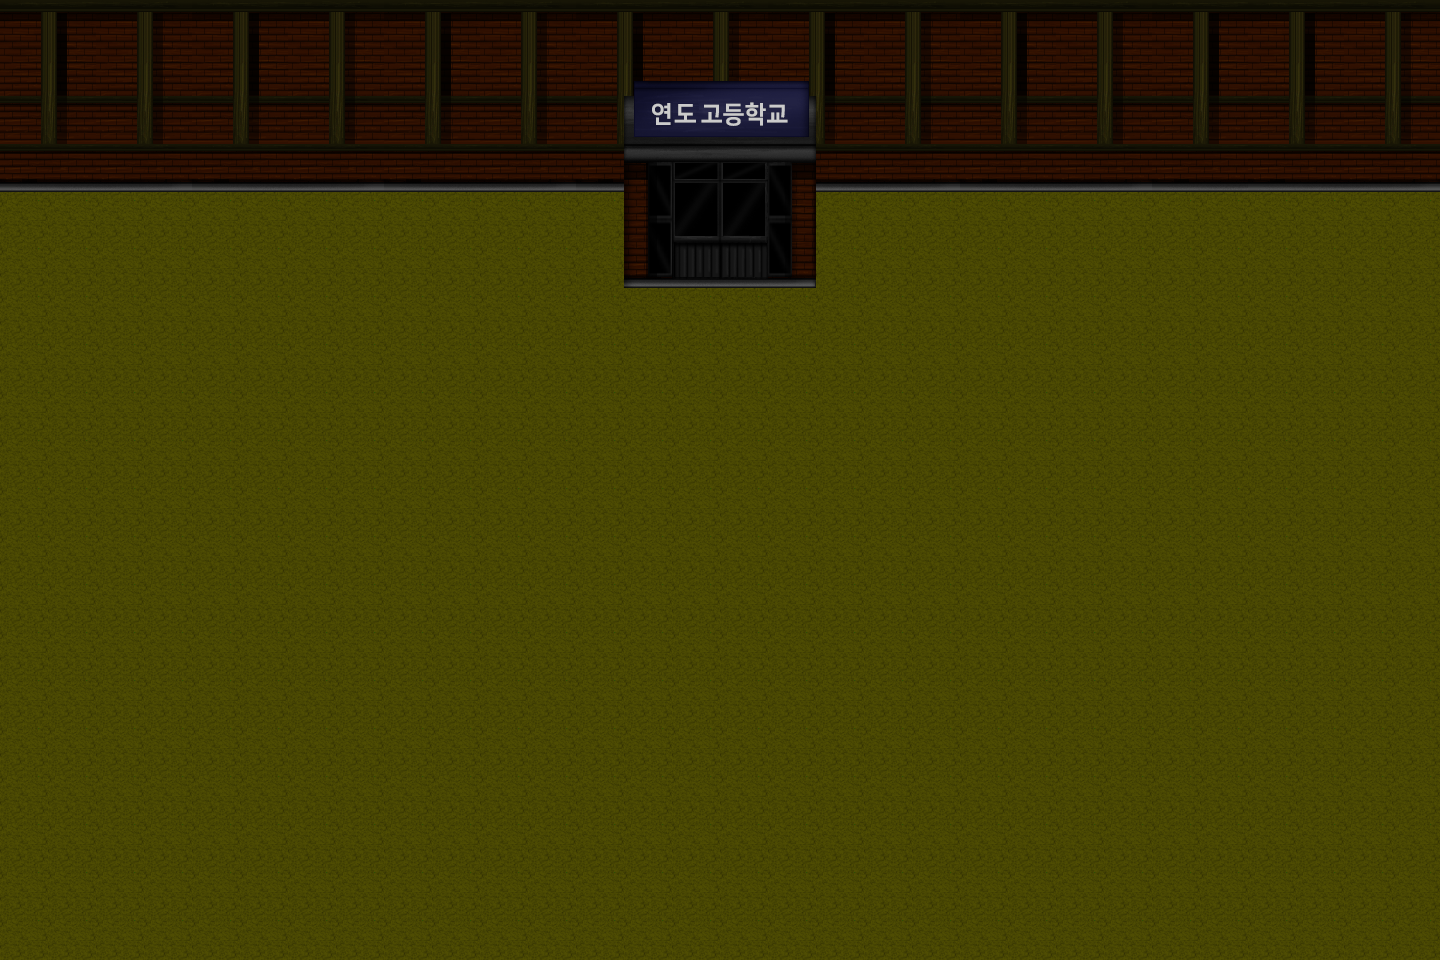

A 2D game scene composited from a Tiled map and its tileset images. What follows is a short description and the map's XML, with every tile layer's data as written:
An orthogonal 30x20 tile map with 48x48 px tiles, 4 tile layers (Background, Object3, Object, Object2), 3 tilesets and 6 objects.

<map version="1.10" tiledversion="1.10.2" orientation="orthogonal" renderorder="right-down" width="30" height="20" tilewidth="48" tileheight="48" infinite="0" nextlayerid="6" nextobjectid="20">
 <tileset firstgid="1" source="Tileset A.tsx" />
 <tileset firstgid="129" source="Tileset C.tsx" />
 <tileset firstgid="257" source="Tileset B.tsx" />
 <layer id="1" name="Background" width="30" height="20">
  <properties>
   <property name="unity:sortingOrder" value="0" />
  </properties>
  <data encoding="csv">
42,42,42,42,42,42,42,42,42,42,42,42,42,42,42,42,42,42,42,42,42,42,42,42,42,42,42,42,42,42,
42,42,42,42,42,42,42,42,42,42,42,42,42,42,42,42,42,42,42,42,42,42,42,42,42,42,42,42,42,42,
42,42,42,42,42,42,42,42,42,42,42,42,42,42,42,42,42,42,42,42,42,42,42,42,42,42,42,42,42,42,
42,42,42,42,42,42,42,42,42,42,42,42,42,42,42,42,42,42,42,42,42,42,42,42,42,42,42,42,42,42,
42,42,42,42,42,42,42,42,42,42,42,42,42,42,42,42,42,42,42,42,42,42,42,42,42,42,42,42,42,42,
42,42,42,42,42,42,42,42,42,42,42,42,42,42,42,42,42,42,42,42,42,42,42,42,42,42,42,42,42,42,
42,42,42,42,42,42,42,42,42,42,42,42,42,42,42,42,42,42,42,42,42,42,42,42,42,42,42,42,42,42,
42,42,42,42,42,42,42,42,42,42,42,42,42,42,42,42,42,42,42,42,42,42,42,42,42,42,42,42,42,42,
42,42,42,42,42,42,42,42,42,42,42,42,42,42,42,42,42,42,42,42,42,42,42,42,42,42,42,42,42,42,
42,42,42,42,42,42,42,42,42,42,42,42,42,42,42,42,42,42,42,42,42,42,42,42,42,42,42,42,42,42,
42,42,42,42,42,42,42,42,42,42,42,42,42,42,42,42,42,42,42,42,42,42,42,42,42,42,42,42,42,42,
42,42,42,42,42,42,42,42,42,42,42,42,42,42,42,42,42,42,42,42,42,42,42,42,42,42,42,42,42,42,
42,42,42,42,42,42,42,42,42,42,42,42,42,42,42,42,42,42,42,42,42,42,42,42,42,42,42,42,42,42,
42,42,42,42,42,42,42,42,42,42,42,42,42,42,42,42,42,42,42,42,42,42,42,42,42,42,42,42,42,42,
42,42,42,42,42,42,42,42,42,42,42,42,42,42,42,42,42,42,42,42,42,42,42,42,42,42,42,42,42,42,
42,42,42,42,42,42,42,42,42,42,42,42,42,42,42,42,42,42,42,42,42,42,42,42,42,42,42,42,42,42,
42,42,42,42,42,42,42,42,42,42,42,42,42,42,42,42,42,42,42,42,42,42,42,42,42,42,42,42,42,42,
42,42,42,42,42,42,42,42,42,42,42,42,42,42,42,42,42,42,42,42,42,42,42,42,42,42,42,42,42,42,
42,42,42,42,42,42,42,42,42,42,42,42,42,42,42,42,42,42,42,42,42,42,42,42,42,42,42,42,42,42,
42,42,42,42,42,42,42,42,42,42,42,42,42,42,42,42,42,42,42,42,42,42,42,42,42,42,42,42,42,42
</data>
 </layer>
 <layer id="4" name="Object3" width="30" height="20">
  <properties>
   <property name="unity:sortingOrder" value="1" />
  </properties>
  <data encoding="csv">
129,130,131,132,129,130,131,132,129,130,131,132,129,130,131,132,129,130,131,132,129,130,131,132,129,130,129,130,131,132,
137,138,139,140,137,138,139,140,137,138,139,140,137,138,139,140,137,138,139,140,137,138,139,140,137,138,137,138,139,140,
145,146,147,148,145,146,147,148,145,146,147,148,145,146,147,148,145,146,147,148,145,146,147,148,145,146,145,146,147,148,
153,154,155,156,153,154,155,156,153,154,155,156,153,154,155,156,153,154,155,156,153,154,155,156,153,154,153,154,155,156,
0,0,0,0,0,0,0,0,0,0,0,0,0,0,0,0,0,0,0,0,0,0,0,0,0,0,0,0,0,0,
0,0,0,0,0,0,0,0,0,0,0,0,0,0,0,0,0,0,0,0,0,0,0,0,0,0,0,0,0,0,
0,0,0,0,0,0,0,0,0,0,0,0,0,0,0,0,0,0,0,0,0,0,0,0,0,0,0,0,0,0,
0,0,0,0,0,0,0,0,0,0,0,0,0,0,0,0,0,0,0,0,0,0,0,0,0,0,0,0,0,0,
0,0,0,0,0,0,0,0,0,0,0,0,0,0,0,0,0,0,0,0,0,0,0,0,0,0,0,0,0,0,
0,0,0,0,0,0,0,0,0,0,0,0,0,0,0,0,0,0,0,0,0,0,0,0,0,0,0,0,0,0,
0,0,0,0,0,0,0,0,0,0,0,0,0,0,0,0,0,0,0,0,0,0,0,0,0,0,0,0,0,0,
0,0,0,0,0,0,0,0,0,0,0,0,0,0,0,0,0,0,0,0,0,0,0,0,0,0,0,0,0,0,
0,0,0,0,0,0,0,0,0,0,0,0,0,0,0,0,0,0,0,0,0,0,0,0,0,0,0,0,0,0,
0,0,0,0,0,0,0,0,0,0,0,0,0,0,0,0,0,0,0,0,0,0,0,0,0,0,0,0,0,0,
0,0,0,0,0,0,0,0,0,0,0,0,0,0,0,0,0,0,0,0,0,0,0,0,0,0,0,0,0,0,
0,0,0,0,0,0,0,0,0,0,0,0,0,0,0,0,0,0,0,0,0,0,0,0,0,0,0,0,0,0,
0,0,0,0,0,0,0,0,0,0,0,0,0,0,0,0,0,0,0,0,0,0,0,0,0,0,0,0,0,0,
0,0,0,0,0,0,0,0,0,0,0,0,0,0,0,0,0,0,0,0,0,0,0,0,0,0,0,0,0,0,
0,0,0,0,0,0,0,0,0,0,0,0,0,0,0,0,0,0,0,0,0,0,0,0,0,0,0,0,0,0,
0,0,0,0,0,0,0,0,0,0,0,0,0,0,0,0,0,0,0,0,0,0,0,0,0,0,0,0,0,0
</data>
 </layer>
 <layer id="2" name="Object" width="30" height="20">
  <properties>
   <property name="unity:sortingOrder" value="2" />
  </properties>
  <data encoding="csv">
0,0,0,0,0,0,0,0,0,0,0,0,0,0,0,0,0,0,0,0,0,0,0,0,0,0,0,0,0,0,
0,0,0,0,0,0,0,0,0,0,0,0,0,0,0,0,0,0,0,0,0,0,0,0,0,0,0,0,0,0,
0,0,0,0,0,0,0,0,0,0,0,0,0,161,162,163,164,0,0,0,0,0,0,0,0,0,0,0,0,0,
0,0,0,0,0,0,0,0,0,0,0,0,0,169,170,171,172,0,0,0,0,0,0,0,0,0,0,0,0,0,
0,0,0,0,0,0,0,0,0,0,0,0,0,177,178,179,180,0,0,0,0,0,0,0,0,0,0,0,0,0,
0,0,0,0,0,0,0,0,0,0,0,0,0,185,186,187,188,0,0,0,0,0,0,0,0,0,0,0,0,0,
0,0,0,0,0,0,0,0,0,0,0,0,0,0,0,0,0,0,0,0,0,0,0,0,0,0,0,0,0,0,
0,0,0,0,0,0,0,0,0,0,0,0,0,0,0,0,0,0,0,0,0,0,0,0,0,0,0,0,0,0,
0,0,0,0,0,0,0,0,0,0,0,0,0,0,0,0,0,0,0,0,0,0,0,0,0,0,371,0,0,0,
0,0,0,0,0,0,0,0,0,0,0,0,0,0,0,0,0,0,0,0,0,0,0,0,0,0,0,0,0,0,
0,0,0,0,0,0,0,0,0,0,0,0,0,0,0,0,0,0,372,0,0,0,0,0,0,0,0,0,0,0,
0,0,0,0,0,0,0,0,0,0,0,0,0,0,0,0,0,0,0,0,0,0,0,0,0,0,0,0,0,0,
0,0,0,0,0,0,0,0,0,0,0,0,0,0,0,0,0,0,0,0,0,0,0,0,0,0,0,0,0,0,
0,0,0,0,0,0,0,0,0,0,0,0,0,0,0,0,0,0,0,0,0,0,0,0,0,0,0,0,0,0,
0,0,0,0,0,0,0,0,0,0,0,0,0,0,0,0,0,0,0,0,0,0,0,0,0,0,0,0,0,0,
0,0,0,0,0,0,0,0,0,0,0,0,0,0,0,0,0,0,0,0,0,0,0,0,0,0,0,0,0,0,
0,0,0,0,0,0,0,0,0,0,0,0,0,0,0,0,0,0,0,0,0,0,0,0,0,0,0,0,0,0,
0,0,0,0,0,0,0,0,0,0,0,0,0,0,0,0,0,0,0,0,0,0,0,0,0,0,0,0,0,0,
0,0,0,0,0,0,0,0,0,0,0,0,0,0,0,0,0,0,0,0,0,0,0,0,0,0,0,0,0,0,
0,0,0,0,0,0,0,0,0,0,0,0,0,0,0,0,0,0,0,0,0,0,0,0,0,0,0,0,0,0
</data>
 </layer>
 <layer id="3" name="Object2" width="30" height="20">
  <properties>
   <property name="unity:sortingOrder" value="3" />
  </properties>
  <data encoding="csv">
0,0,0,0,0,0,0,0,0,0,0,0,0,0,0,0,0,0,0,0,0,0,0,0,0,0,0,0,0,0,
0,0,0,0,0,0,0,0,0,0,0,0,0,157,158,159,160,0,0,0,0,0,0,0,0,0,0,0,0,0,
0,0,0,0,0,0,0,0,0,0,0,0,0,165,166,167,168,0,0,0,0,0,0,0,0,0,0,0,0,0,
0,0,0,0,0,0,0,0,0,0,0,0,0,0,0,0,0,0,0,0,0,0,0,0,0,0,0,0,0,0,
0,0,0,0,0,0,0,0,0,0,0,0,0,0,0,0,0,0,0,0,0,0,0,0,0,0,0,0,0,0,
0,0,0,0,0,0,0,0,0,0,0,0,0,0,0,0,0,0,0,0,0,0,0,0,0,0,0,0,0,0,
0,0,0,0,0,0,0,0,0,0,0,0,0,0,0,0,0,0,0,0,0,0,0,0,0,0,0,0,0,0,
0,0,0,0,0,0,0,0,0,0,0,0,0,0,0,0,0,0,0,0,0,0,0,0,0,0,0,0,0,0,
0,0,0,0,0,0,0,0,0,0,0,0,0,0,0,0,0,0,0,0,0,0,0,0,0,0,0,0,0,0,
0,0,0,0,0,0,0,0,0,0,0,0,0,0,0,0,0,0,0,0,0,0,0,0,0,0,0,0,0,0,
0,0,0,0,0,0,0,0,0,0,0,0,0,0,0,0,0,0,0,0,0,0,0,0,0,0,0,0,0,0,
0,0,0,0,0,0,0,0,0,0,0,0,0,0,0,0,0,0,0,0,0,0,0,0,0,0,0,0,0,0,
0,0,0,0,0,0,0,0,0,0,0,0,0,0,0,0,0,0,0,0,0,0,0,0,0,0,0,0,0,0,
0,0,0,0,0,0,0,0,0,0,0,0,0,0,0,0,0,0,0,0,0,0,0,0,0,0,0,0,0,0,
0,0,0,0,0,0,0,0,0,0,0,0,0,0,0,0,0,0,0,0,0,0,0,0,0,0,0,0,0,0,
0,0,0,0,0,0,0,0,0,0,0,0,0,0,0,0,0,0,0,0,0,0,0,0,0,0,0,0,0,0,
0,0,0,0,0,0,0,0,0,0,0,0,0,0,0,0,0,0,0,0,0,0,0,0,0,0,0,0,0,0,
0,0,0,0,0,0,0,0,0,0,0,0,0,0,0,0,0,0,0,0,0,0,0,0,0,0,0,0,0,0,
0,0,0,0,0,0,0,0,0,0,0,0,0,0,0,0,0,0,0,0,0,0,0,0,0,0,0,0,0,0,
0,0,0,0,0,0,0,0,0,0,0,0,0,0,0,0,0,0,0,0,0,0,0,0,0,0,0,0,0,0
</data>
 </layer>
 <objectgroup id="5" name="Object Layer 1">
  <properties>
   <property name="unity:layer" value="NoPassing" />
  </properties>
  <object id="1" x="-56.0996" y="-37.3997" width="56.0996" height="1093.4" />
  <object id="4" x="1.09999" y="960" width="1486.9" height="94.8927" />
  <object id="5" x="1440" y="-48" width="46" height="1008" />
  <object id="6" x="0" y="-36" width="1440" height="228" />
  <object id="7" x="0" y="-36" width="1440" height="228" />
  <object id="8" x="1758" y="420" />
 </objectgroup>
</map>
